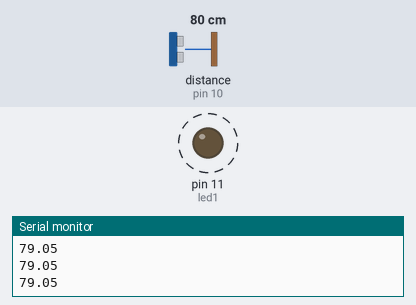
The sketch below on a simulated Arduino Uno, built with avr-gcc and run on an emulated ATmega328P. Parts: output pins drawn as LEDs (lit = HIGH), the last lines printed to the serial monitor. Wiring (inferred from the names in the program): ultrasonic range finder: trigger pin 9; echo pin 10. Dashed ring = blinking. The inputs (shaded band) are chosen by the test bench; at power-on: distance to the obstacle (sensor on pin 10) 80 cm. The echo pulse lasts 58.3 µs per cm; pins used as bus, display or sensor lines are not drawn.

Above: at 1.2 s.
1.3 s: distance to the obstacle (sensor on pin 10) set to 2 cm
At 1.62 s:
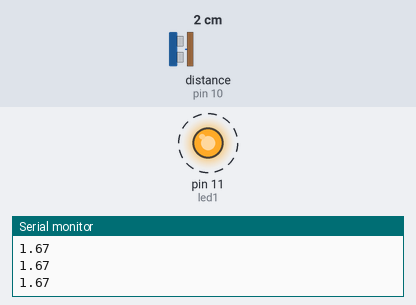
4.3 s: distance to the obstacle (sensor on pin 10) set to 37 cm
7.3 s: distance to the obstacle (sensor on pin 10) set to 43 cm
At 7.81 s:
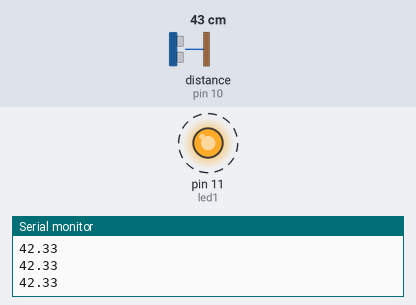
Timing chart, 0 to 16.3 s (numbered marks = the images above; inputs shaded):
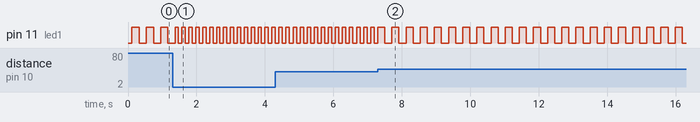

Measured:
- the behaviour switches between 40 and 41 cm on distance to the obstacle (sensor on pin 10) (found by bisection; images 1 and 2)
- after the input at 1.3 s, pin 11 (led1): alternates HIGH for 0.10 s and LOW for 0.10 s, starting after 0.17 s
- after the input at 7.3 s, pin 11 (led1): alternates HIGH for 0.21 s and LOW for 0.21 s, starting after 0.20 s
- by itself, pin 11 (led1): alternates HIGH for 0.21 s and LOW for 0.21 s

The sketch:

range_blink.ino
```cpp
#define trig 9
#define echo 10
#define led1 11
float soundSpeedMicrosecondsPerCm = 29.387;

void setup() {
  Serial.begin(9600);
  pinMode(trig, OUTPUT);
  pinMode(led1, OUTPUT);
  pinMode(echo, INPUT);
}

void loop() {
  digitalWrite(trig, HIGH);
  delayMicroseconds(2);
  digitalWrite(trig, LOW);
  unsigned long oneWayTripTimeMicroseconds = pulseIn(echo, HIGH) / 2;
  float cm = oneWayTripTimeMicroseconds / soundSpeedMicrosecondsPerCm;
  Serial.println(cm);
  int b;
  if      (cm <  20) b = 0;
  else if (cm <  40) b = 1;
  else if (cm < 100) b = 2;
  else if (cm < 200) b = 3;
  else if (cm < 400) b = 4;
  else               b = 20;
  blink(b);
  delay(100);
}

int delayedCycles = 0;
boolean on = false;

void blink(int delayCycles) {
  if (++ delayedCycles >= delayCycles) {
    delayedCycles = 0;
    on = ! on;
    digitalWrite(led1, on ? HIGH : LOW);
  }
}
```
